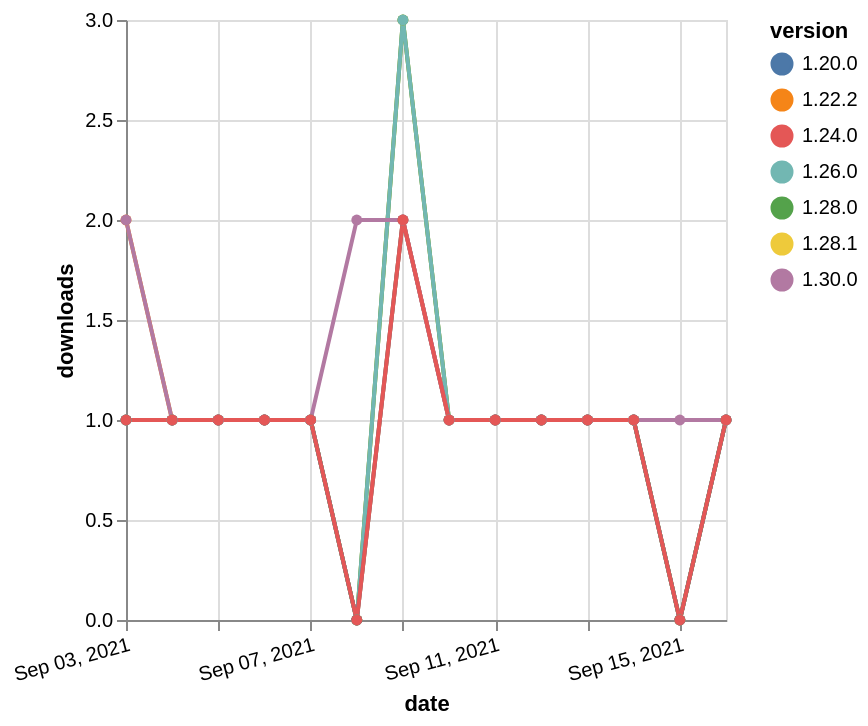

Source (Vega-Lite JSON):
### Vega-Lite specification from a JSON file in a GitHub repository (floating-point values rounded to 4 significant figures)
{"$schema": "https://vega.github.io/schema/vega-lite/v5.json", "description": "A simple bar chart with embedded data.", "data": {"values": [{"date": "2021-09-03", "total": 137, "delta": 1, "version": "1.28.1"}, {"date": "2021-09-04", "total": 138, "delta": 1, "version": "1.28.1"}, {"date": "2021-09-05", "total": 139, "delta": 1, "version": "1.28.1"}, {"date": "2021-09-06", "total": 140, "delta": 1, "version": "1.28.1"}, {"date": "2021-09-07", "total": 141, "delta": 1, "version": "1.28.1"}, {"date": "2021-09-08", "total": 141, "delta": 0, "version": "1.28.1"}, {"date": "2021-09-09", "total": 144, "delta": 3, "version": "1.28.1"}, {"date": "2021-09-10", "total": 145, "delta": 1, "version": "1.28.1"}, {"date": "2021-09-11", "total": 146, "delta": 1, "version": "1.28.1"}, {"date": "2021-09-12", "total": 147, "delta": 1, "version": "1.28.1"}, {"date": "2021-09-13", "total": 148, "delta": 1, "version": "1.28.1"}, {"date": "2021-09-14", "total": 149, "delta": 1, "version": "1.28.1"}, {"date": "2021-09-15", "total": 149, "delta": 0, "version": "1.28.1"}, {"date": "2021-09-16", "total": 150, "delta": 1, "version": "1.28.1"}, {"date": "2021-09-03", "total": 199, "delta": 2, "version": "1.22.2"}, {"date": "2021-09-04", "total": 200, "delta": 1, "version": "1.22.2"}, {"date": "2021-09-05", "total": 201, "delta": 1, "version": "1.22.2"}, {"date": "2021-09-06", "total": 202, "delta": 1, "version": "1.22.2"}, {"date": "2021-09-07", "total": 203, "delta": 1, "version": "1.22.2"}, {"date": "2021-09-08", "total": 203, "delta": 0, "version": "1.22.2"}, {"date": "2021-09-09", "total": 205, "delta": 2, "version": "1.22.2"}, {"date": "2021-09-10", "total": 206, "delta": 1, "version": "1.22.2"}, {"date": "2021-09-11", "total": 207, "delta": 1, "version": "1.22.2"}, {"date": "2021-09-12", "total": 208, "delta": 1, "version": "1.22.2"}, {"date": "2021-09-13", "total": 209, "delta": 1, "version": "1.22.2"}, {"date": "2021-09-14", "total": 210, "delta": 1, "version": "1.22.2"}, {"date": "2021-09-15", "total": 210, "delta": 0, "version": "1.22.2"}, {"date": "2021-09-16", "total": 211, "delta": 1, "version": "1.22.2"}, {"date": "2021-09-03", "total": 156, "delta": 1, "version": "1.28.0"}, {"date": "2021-09-04", "total": 157, "delta": 1, "version": "1.28.0"}, {"date": "2021-09-05", "total": 158, "delta": 1, "version": "1.28.0"}, {"date": "2021-09-06", "total": 159, "delta": 1, "version": "1.28.0"}, {"date": "2021-09-07", "total": 160, "delta": 1, "version": "1.28.0"}, {"date": "2021-09-08", "total": 160, "delta": 0, "version": "1.28.0"}, {"date": "2021-09-09", "total": 163, "delta": 3, "version": "1.28.0"}, {"date": "2021-09-10", "total": 164, "delta": 1, "version": "1.28.0"}, {"date": "2021-09-11", "total": 165, "delta": 1, "version": "1.28.0"}, {"date": "2021-09-12", "total": 166, "delta": 1, "version": "1.28.0"}, {"date": "2021-09-13", "total": 167, "delta": 1, "version": "1.28.0"}, {"date": "2021-09-14", "total": 168, "delta": 1, "version": "1.28.0"}, {"date": "2021-09-15", "total": 168, "delta": 0, "version": "1.28.0"}, {"date": "2021-09-16", "total": 169, "delta": 1, "version": "1.28.0"}, {"date": "2021-09-03", "total": 170, "delta": 1, "version": "1.26.0"}, {"date": "2021-09-04", "total": 171, "delta": 1, "version": "1.26.0"}, {"date": "2021-09-05", "total": 172, "delta": 1, "version": "1.26.0"}, {"date": "2021-09-06", "total": 173, "delta": 1, "version": "1.26.0"}, {"date": "2021-09-07", "total": 174, "delta": 1, "version": "1.26.0"}, {"date": "2021-09-08", "total": 174, "delta": 0, "version": "1.26.0"}, {"date": "2021-09-09", "total": 177, "delta": 3, "version": "1.26.0"}, {"date": "2021-09-10", "total": 178, "delta": 1, "version": "1.26.0"}, {"date": "2021-09-11", "total": 179, "delta": 1, "version": "1.26.0"}, {"date": "2021-09-12", "total": 180, "delta": 1, "version": "1.26.0"}, {"date": "2021-09-13", "total": 181, "delta": 1, "version": "1.26.0"}, {"date": "2021-09-14", "total": 182, "delta": 1, "version": "1.26.0"}, {"date": "2021-09-15", "total": 182, "delta": 0, "version": "1.26.0"}, {"date": "2021-09-16", "total": 183, "delta": 1, "version": "1.26.0"}, {"date": "2021-09-03", "total": 250, "delta": 1, "version": "1.20.0"}, {"date": "2021-09-04", "total": 251, "delta": 1, "version": "1.20.0"}, {"date": "2021-09-05", "total": 252, "delta": 1, "version": "1.20.0"}, {"date": "2021-09-06", "total": 253, "delta": 1, "version": "1.20.0"}, {"date": "2021-09-07", "total": 254, "delta": 1, "version": "1.20.0"}, {"date": "2021-09-08", "total": 254, "delta": 0, "version": "1.20.0"}, {"date": "2021-09-09", "total": 256, "delta": 2, "version": "1.20.0"}, {"date": "2021-09-10", "total": 257, "delta": 1, "version": "1.20.0"}, {"date": "2021-09-11", "total": 258, "delta": 1, "version": "1.20.0"}, {"date": "2021-09-12", "total": 259, "delta": 1, "version": "1.20.0"}, {"date": "2021-09-13", "total": 260, "delta": 1, "version": "1.20.0"}, {"date": "2021-09-14", "total": 261, "delta": 1, "version": "1.20.0"}, {"date": "2021-09-15", "total": 261, "delta": 0, "version": "1.20.0"}, {"date": "2021-09-16", "total": 262, "delta": 1, "version": "1.20.0"}, {"date": "2021-09-03", "total": 129, "delta": 2, "version": "1.30.0"}, {"date": "2021-09-04", "total": 130, "delta": 1, "version": "1.30.0"}, {"date": "2021-09-05", "total": 131, "delta": 1, "version": "1.30.0"}, {"date": "2021-09-06", "total": 132, "delta": 1, "version": "1.30.0"}, {"date": "2021-09-07", "total": 133, "delta": 1, "version": "1.30.0"}, {"date": "2021-09-08", "total": 135, "delta": 2, "version": "1.30.0"}, {"date": "2021-09-09", "total": 137, "delta": 2, "version": "1.30.0"}, {"date": "2021-09-10", "total": 138, "delta": 1, "version": "1.30.0"}, {"date": "2021-09-11", "total": 139, "delta": 1, "version": "1.30.0"}, {"date": "2021-09-12", "total": 140, "delta": 1, "version": "1.30.0"}, {"date": "2021-09-13", "total": 141, "delta": 1, "version": "1.30.0"}, {"date": "2021-09-14", "total": 142, "delta": 1, "version": "1.30.0"}, {"date": "2021-09-15", "total": 143, "delta": 1, "version": "1.30.0"}, {"date": "2021-09-16", "total": 144, "delta": 1, "version": "1.30.0"}, {"date": "2021-09-03", "total": 193, "delta": 1, "version": "1.24.0"}, {"date": "2021-09-04", "total": 194, "delta": 1, "version": "1.24.0"}, {"date": "2021-09-05", "total": 195, "delta": 1, "version": "1.24.0"}, {"date": "2021-09-06", "total": 196, "delta": 1, "version": "1.24.0"}, {"date": "2021-09-07", "total": 197, "delta": 1, "version": "1.24.0"}, {"date": "2021-09-08", "total": 197, "delta": 0, "version": "1.24.0"}, {"date": "2021-09-09", "total": 199, "delta": 2, "version": "1.24.0"}, {"date": "2021-09-10", "total": 200, "delta": 1, "version": "1.24.0"}, {"date": "2021-09-11", "total": 201, "delta": 1, "version": "1.24.0"}, {"date": "2021-09-12", "total": 202, "delta": 1, "version": "1.24.0"}, {"date": "2021-09-13", "total": 203, "delta": 1, "version": "1.24.0"}, {"date": "2021-09-14", "total": 204, "delta": 1, "version": "1.24.0"}, {"date": "2021-09-15", "total": 204, "delta": 0, "version": "1.24.0"}, {"date": "2021-09-16", "total": 205, "delta": 1, "version": "1.24.0"}]}, "width": "container", "mark": {"type": "line", "point": {"filled": true}}, "encoding": {"x": {"field": "date", "type": "temporal", "timeUnit": "yearmonthdate", "title": "date", "axis": {"labelAngle": -15}}, "y": {"field": "delta", "type": "quantitative", "title": "downloads"}, "color": {"field": "version", "type": "nominal"}, "tooltip": {"field": "delta"}}}
